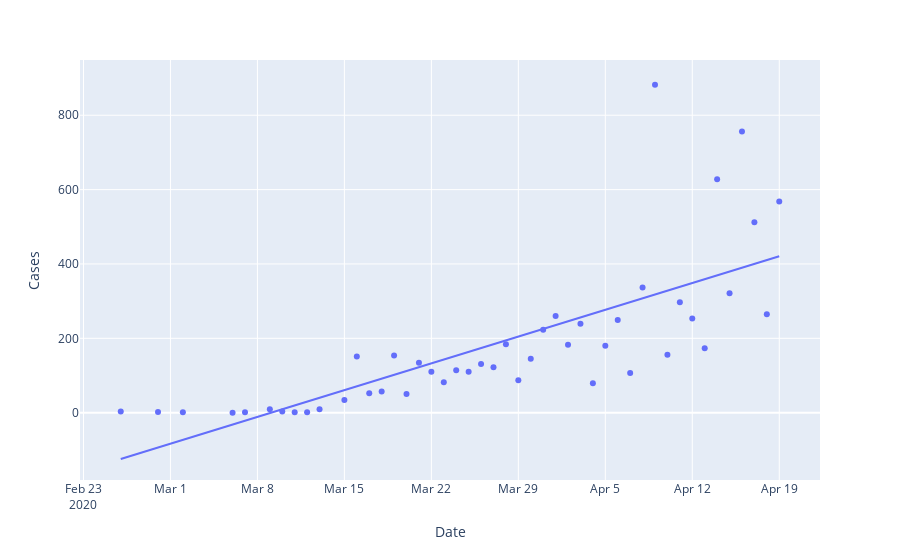

The cell this chart's notebook holds for it:
### Markdown cell above
### Scatter plot of cases with OLS trendline.

### Code cell
px.scatter(p, x= 'Date', y = 'Cases', trendline = "ols")
